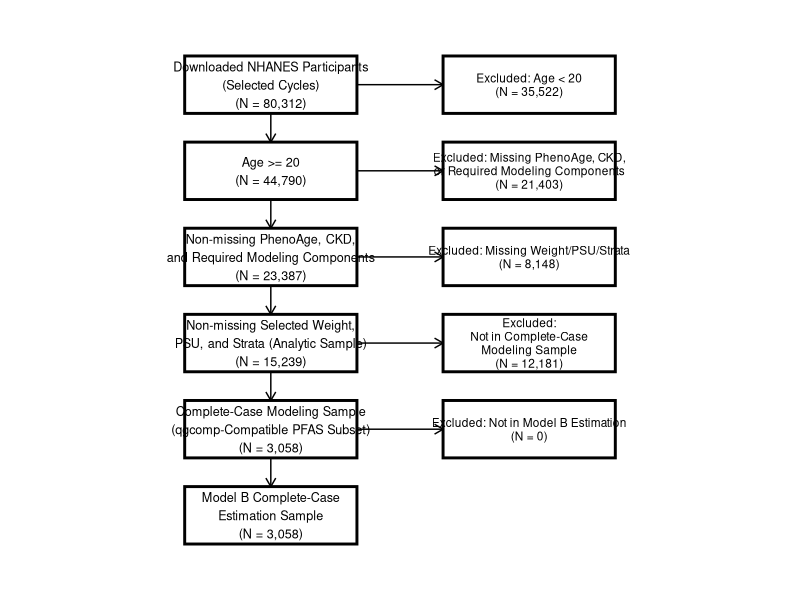
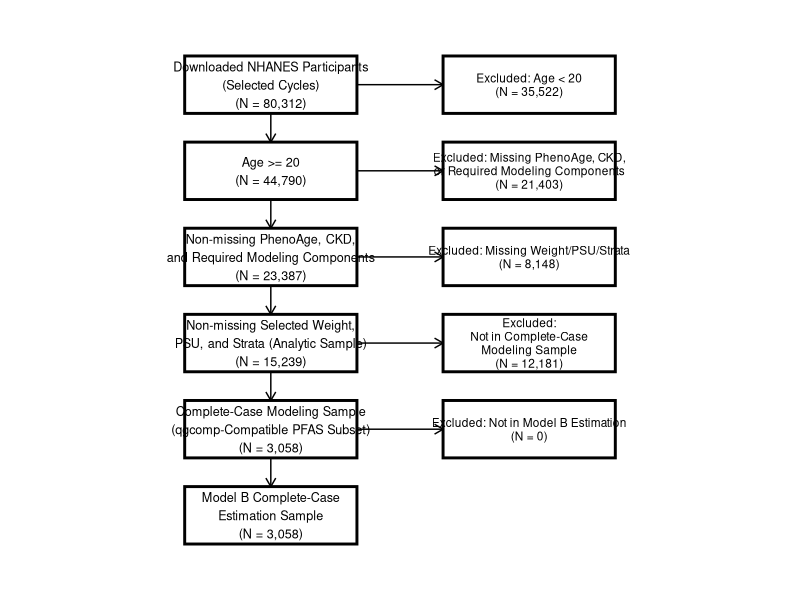

R code for these plots, in order:
library(ggplot2)
library(grid)

# ---- Main vertical boxes (simplified to key analytic steps) ----
main_labels <- c(
  "Downloaded NHANES Participants\n(Selected Cycles)\n(N = 80,312)",
  "Age >= 20\n(N = 44,790)",
  "Non-missing PhenoAge, CKD,\nand Required Modeling Components\n(N = 23,387)",
  "Non-missing Selected Weight,\nPSU, and Strata (Analytic Sample)\n(N = 15,239)",
  "Complete-Case Modeling Sample\n(qgcomp-Compatible PFAS Subset)\n(N = 3,058)",
  "Model B Complete-Case\nEstimation Sample\n(N = 3,058)"
)

exclusion_labels <- c(
  "Excluded: Age < 20\n(N = 35,522)",
  "Excluded: Missing PhenoAge, CKD,\nor Required Modeling Components\n(N = 21,403)",
  "Excluded: Missing Weight/PSU/Strata\n(N = 8,148)",
  "Excluded:\nNot in Complete-Case\nModeling Sample\n(N = 12,181)",
  "Excluded: Not in Model B Estimation\n(N = 0)"
)

top_y <- 20
step_gap <- 3
box_height <- 2

boxes <- data.frame(
  xmin = 0,
  xmax = 6,
  ymax = top_y - (seq_along(main_labels) - 1) * step_gap,
  label = main_labels
)
boxes$ymin <- boxes$ymax - box_height

# ---- Exclusion boxes ----
exclusions <- data.frame(
  xmin = 9,
  xmax = 15,
  ymax = boxes$ymax[seq_along(exclusion_labels)],
  label = exclusion_labels
)
exclusions$ymin <- exclusions$ymax - box_height

p <- ggplot() +
  
  # Main boxes
  geom_rect(data = boxes,
            aes(xmin = xmin, xmax = xmax,
                ymin = ymin, ymax = ymax),
            fill = "white", color = "black", linewidth = 1) +
  
  # Exclusion boxes
  geom_rect(data = exclusions,
            aes(xmin = xmin, xmax = xmax,
                ymin = ymin, ymax = ymax),
            fill = "white", color = "black", linewidth = 1) +
  
  # Vertical arrows
  geom_segment(
    data = data.frame(
      x = 3, xend = 3,
      y = boxes$ymin[-nrow(boxes)],
      yend = boxes$ymax[-1]
    ),
    aes(x = x, xend = xend, y = y, yend = yend),
    arrow = arrow(length = unit(0.25, "cm"))
  ) +
  
  # Horizontal exclusion arrows
  geom_segment(
    data = data.frame(
      x = 6, xend = 9,
      y = (boxes$ymin[seq_len(nrow(exclusions))] + boxes$ymax[seq_len(nrow(exclusions))]) / 2,
      yend = (boxes$ymin[seq_len(nrow(exclusions))] + boxes$ymax[seq_len(nrow(exclusions))]) / 2
    ),
    aes(x = x, xend = xend, y = y, yend = yend),
    arrow = arrow(length = unit(0.25, "cm"))
  ) +
  
  # Text labels
  geom_text(data = boxes,
            aes(x = 3, y = (ymin + ymax)/2, label = label),
            size = 3.2) +
  
  geom_text(data = exclusions,
            aes(x = 12, y = (ymin + ymax)/2, label = label),
            size = 3.0, lineheight = 0.95) +
  
  theme_void() +
  theme(
    text = element_text(family = "Times New Roman"),
    plot.title = element_text(
      hjust = 0.5,
      size = 16,
      face = "bold"
    )
  ) +
  
  coord_fixed() +
  xlim(-1, 16) +
  ylim(min(boxes$ymin) - 1, top_y + 1)

# Save as publishable-quality JPEG (300 dpi, Times New Roman)
ggsave(
  "Participant_F-Chart.jpg",
  plot = p,
  width = 10,
  height = 8,
  dpi = 300,
  device = "jpeg",
  quality = 95,
  bg = "white"
)
print(p)
